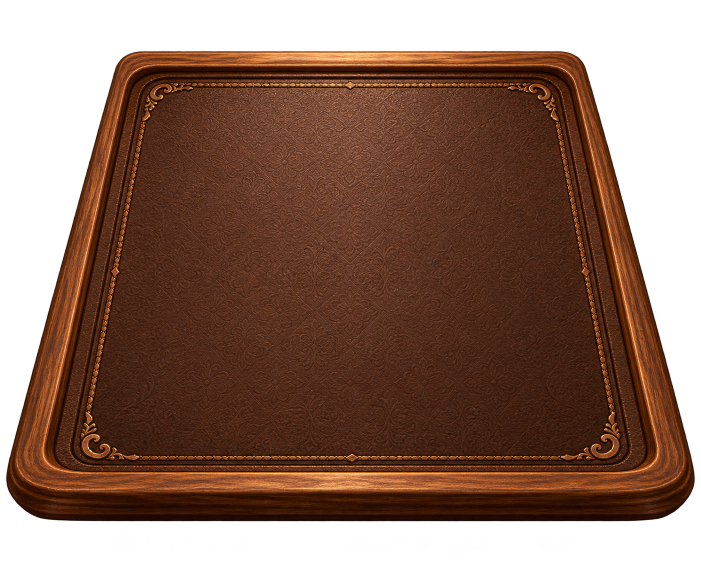
#> input picture docs/design/battle/generated/keypad-tray.png, 1402 x 1122 px (shown at 1/2 size); its folder holds 3 pictures in this run
$ python pack-battle-art.py
#> lines starting #> are read from the running program, lines starting #| are printed output that depends on the picture
"""Pack generated reconstruction layers without changing their RGB or transparency."""
from pathlib import Path
from PIL import Image
import json
ROOT=Path(__file__).resolve().parents[1]
OUT=ROOT/'assets/resources/art/battle';DOC=ROOT/'docs/design/battle'
packing={}
for source,name,width in [('keypad-tray','tray',1000),('card-paper','card-paper',240),('gameplay-tray','play-tray',1000)]:
 path=DOC/'generated'/f'{source}.png'
 if not path.exists():continue
 im=Image.open(path).convert('RGBA');box=im.getchannel('A').getbbox();im=im.crop(box)
#> further down, im is the input picture: PIL image 1402x1122 RGBA; mean R, G, B, A 64.1, 33.2, 18.5, 176.9
#> after `box = im.getchannel('A').getbbox()`: box = (0, 25, 1402, 1122)
#> after `im = im.crop(box)`:
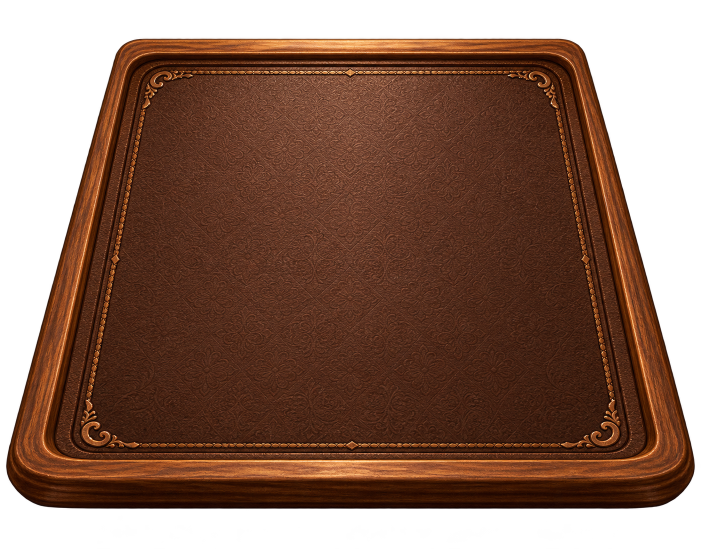
#> im: PIL image 1402x1097 RGBA (shown at 1/2 size); mean R, G, B, A 65.6, 34, 18.9, 180.9; transparent parts drawn white
 size=(width,round(width*im.height/im.width));im=im.resize(size,Image.Resampling.LANCZOS)
#> after `size = (width, round(width * im.height / im.width))`: size = (1000, 782)
#> after `im = im.resize(size, Image.Resampling.LANCZOS)`:
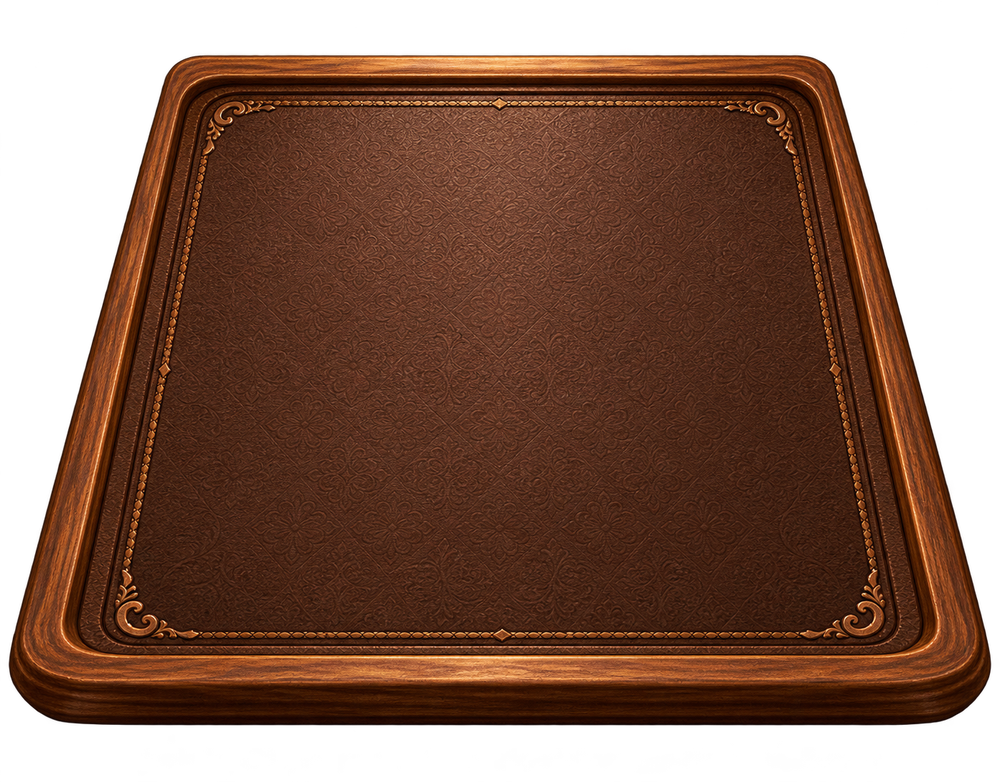
#> im: PIL image 1000x782 RGBA; mean R, G, B, A 65.1, 33.8, 18.8, 180.9; transparent parts drawn white
 im.save(OUT/f'{name}.png',optimize=True)
 packing[name]={'source':str(path.relative_to(ROOT)),'alphaCrop':box,'size':size}
#> pass 2 of the loop `for source,name,width in [('keypad-tray','tray',1000),('card-paper','c..`:
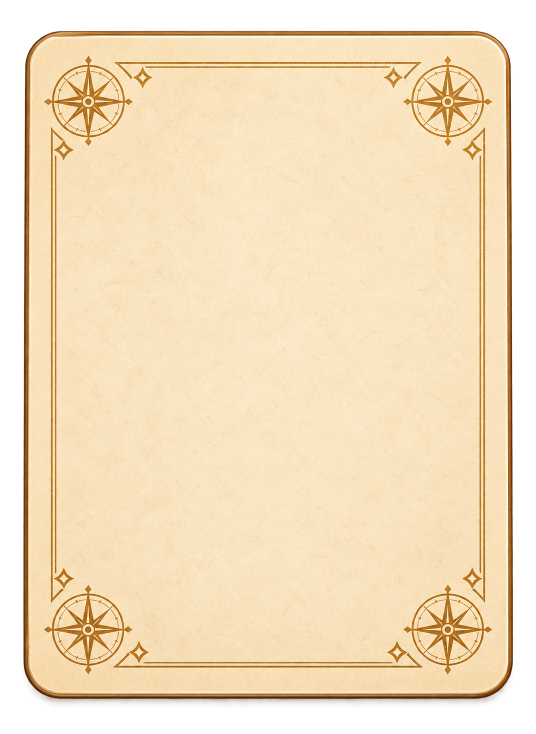
#> input picture docs/design/battle/generated/card-paper.png, 1072 x 1467 px (shown at 1/2 size)
#> im is the input picture: PIL image 1072x1467 RGBA; mean R, G, B, A 202.9, 181.9, 148.1, 209.2
#> box = (38, 23, 1036, 1425)
#> `im = im.crop(box)`:
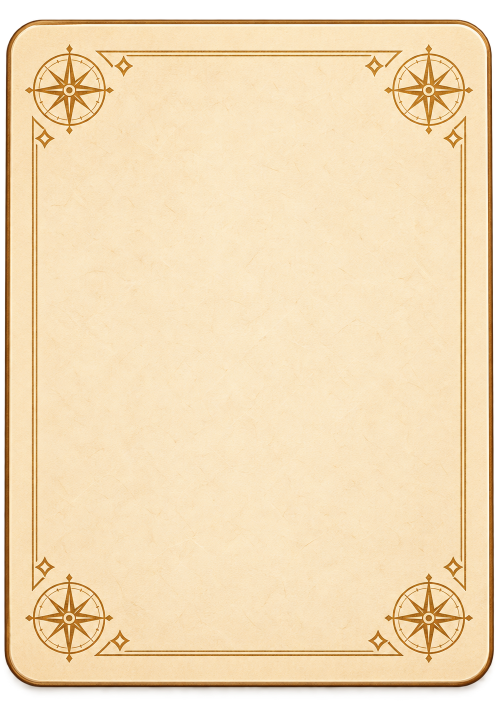
#> im: PIL image 998x1402 RGBA (shown at 1/2 size); mean R, G, B, A 228, 204.4, 166.4, 235.1; transparent parts drawn white
#> `im = im.resize(size, Image.Resampling.LANCZOS)`:
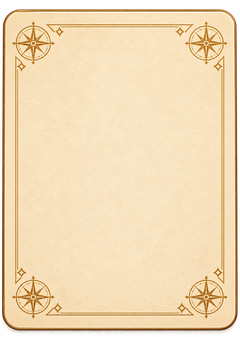
#> im: PIL image 240x337 RGBA; mean R, G, B, A 227.3, 203.2, 165.8, 235.1; transparent parts drawn white
#> pass 3 of the loop `for source,name,width in [('keypad-tray','tray',1000),('card-paper','c..`:
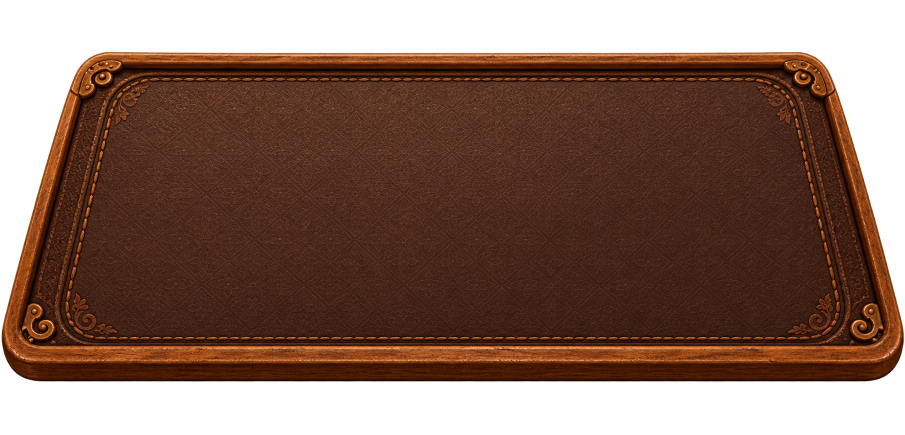
#> input picture docs/design/battle/generated/gameplay-tray.png, 1810 x 869 px (shown at 1/2 size)
#> im is the input picture: PIL image 1810x869 RGBA; mean R, G, B, A 59.1, 29.8, 16.6, 176.4
#> box = (0, 25, 1810, 845)
#> `im = im.crop(box)`:
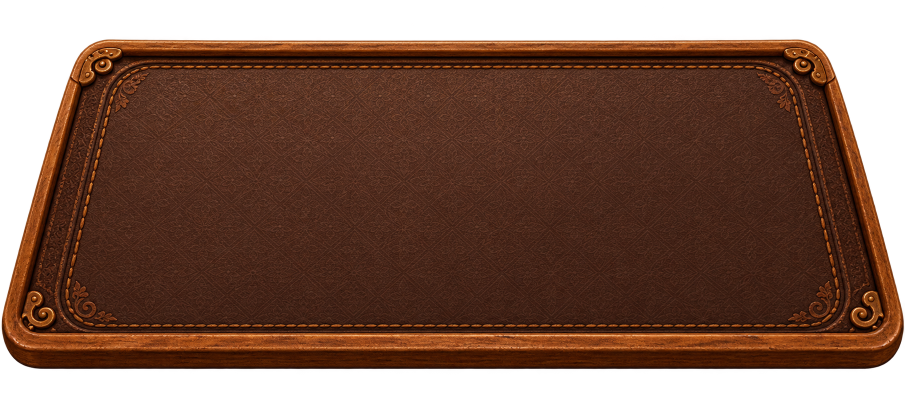
#> im: PIL image 1810x820 RGBA (shown at 1/2 size); mean R, G, B, A 62.7, 31.6, 17.6, 187; transparent parts drawn white
#> `im = im.resize(size, Image.Resampling.LANCZOS)`:
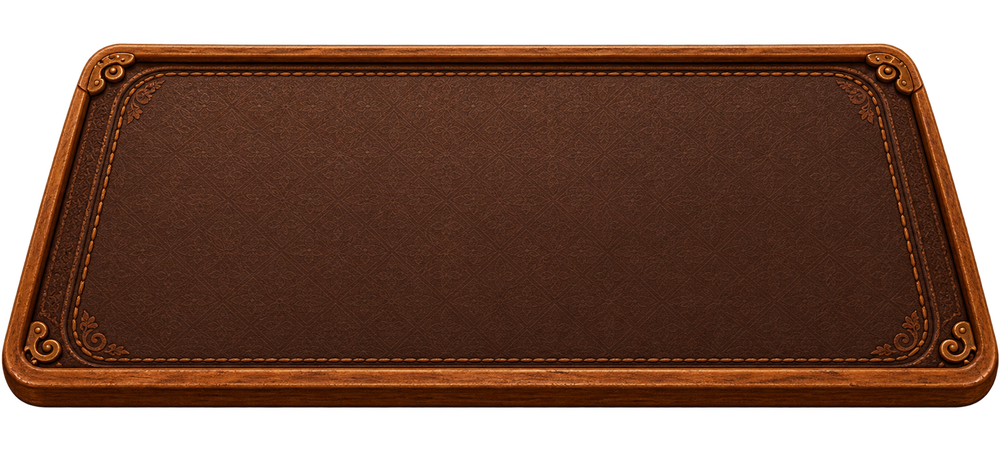
#> im: PIL image 1000x453 RGBA; mean R, G, B, A 62, 31.6, 17.5, 187; transparent parts drawn white
(DOC/'generated'/'packing.json').write_text(json.dumps(packing,indent=2)+'\n')
#> (the run stopped early here; a loop or call above may not have finished)
